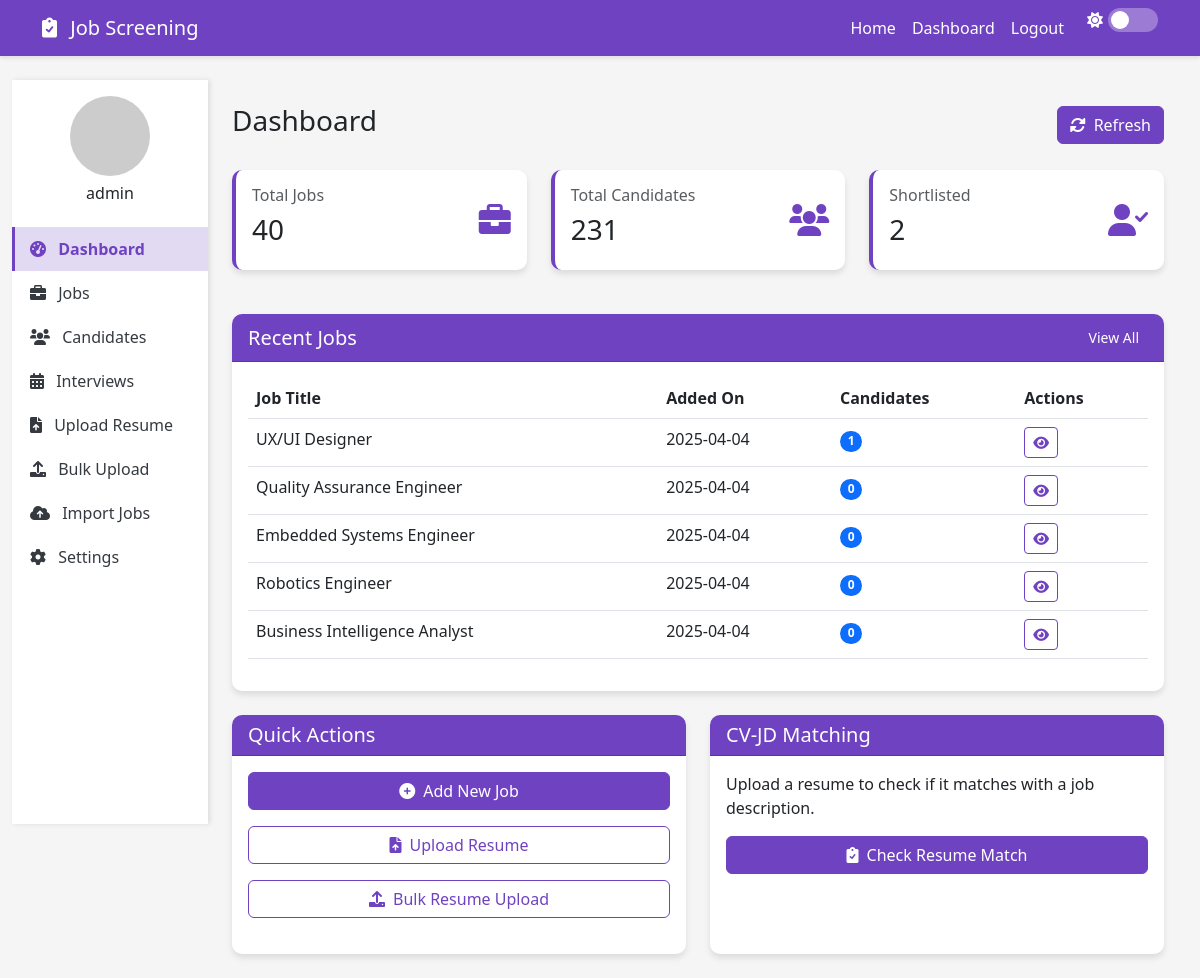
The page /dashboard (signed in) on the database its author committed.
### database.py (models this page shows, shortened)
class User(db.Model, UserMixin):
    id = db.Column(db.Integer, primary_key=True)
    username = db.Column(db.String(100), unique=True, nullable=False)
    email = db.Column(db.String(120), unique=True, nullable=False)
    password_hash = db.Column(db.String(200), nullable=False)
    is_admin = db.Column(db.Boolean, default=False)
    created_at = db.Column(db.DateTime, default=datetime.utcnow)

class Job(db.Model):
    id = db.Column(db.Integer, primary_key=True)
    title = db.Column(db.String(200), nullable=False)
    description = db.Column(db.Text, nullable=False)
    requirements = db.Column(db.Text, nullable=True)
    created_at = db.Column(db.DateTime, default=datetime.utcnow)
    created_by = db.Column(db.Integer, db.ForeignKey('user.id'))
    candidates = db.relationship('Candidate', backref='job', lazy=True)

### app.py (the view)
@app.route('/dashboard')
@login_required
def dashboard():
    jobs = Job.query.order_by(Job.created_at.desc()).all()
    total_jobs = len(jobs)
    candidates = Candidate.query.all()
    total_candidates = len(candidates)
    shortlisted = Candidate.query.filter_by(is_shortlisted=True).count()
    stats = {
        'total_jobs': total_jobs,
        'total_candidates': total_candidates,
        'shortlisted': shortlisted
    }
    return render_template('dashboard.html',
                          jobs=jobs,
                          total_jobs=total_jobs,
                          total_candidates=total_candidates,
                          shortlisted=shortlisted)

### app.py (called while the page is built)
@login_manager.user_loader
def load_user(user_id):
    return User.query.get(int(user_id))

### templates/dashboard.html (shortened to what this page needs)
{% extends "base.html" %}
{% block content %}
<div class="container-fluid">
    <div class="row">
        <div class="col-lg-2 col-md-3 px-0">
            <div class="sidebar py-3">
                <div class="text-center mb-4">
                    <img src="https://ui-avatars.com/api/?name={{ current_user.username }}&background=6f42c1&color=fff&size=128" alt="Profile" class="rounded-circle" width="80">
                    <h6 class="mt-2">{{ current_user.username }}</h6>
                </div>
                <a href="{{ url_for('dashboard') }}" class="sidebar-link active">
                    <i class="fas fa-tachometer-alt me-2"></i> Dashboard
                </a>
                <a href="{{ url_for('jobs') }}" class="sidebar-link">
                    <i class="fas fa-briefcase me-2"></i> Jobs
                </a>
                <a href="{{ url_for('candidates') }}" class="sidebar-link">
                    <i class="fas fa-users me-2"></i> Candidates
                </a>
                <a href="{{ url_for('interviews') }}" class="sidebar-link">
                    <i class="fas fa-calendar-alt me-2"></i> Interviews
                </a>
                <a href="{{ url_for('upload_resume') }}" class="sidebar-link">
                    <i class="fas fa-file-upload me-2"></i> Upload Resume
                </a>
                <a href="{{ url_for('upload_multiple') }}" class="sidebar-link">
                    <i class="fas fa-upload me-2"></i> Bulk Upload
                </a>
                <a href="{{ url_for('import_jobs') }}" class="sidebar-link">
                    <i class="fas fa-cloud-upload-alt me-2"></i> Import Jobs
                </a>
                <a href="{{ url_for('settings') }}" class="sidebar-link">
                    <i class="fas fa-cog me-2"></i> Settings
                </a>
            </div>
        </div>
        <div class="col-lg-10 col-md-9 ms-auto">
            <div class="container-fluid mt-4">
                <div class="d-flex justify-content-between align-items-center mb-4">
                    <h3>Dashboard</h3>
                    <button class="btn btn-primary">
                        <i class="fas fa-sync-alt me-2"></i>Refresh
                    </button>
                </div>
                <div class="row">
                    <div class="col-lg-4 col-md-6 mb-4">
                        <div class="card dashboard-card">
                            <div class="card-body d-flex justify-content-between align-items-center">
                                <div>
                                    <h6 class="text-muted">Total Jobs</h6>
                                    <h3>{{ total_jobs }}</h3>
                                </div>
                                <div class="dashboard-icon">
                                    <i class="fas fa-briefcase"></i>
                                </div>
                            </div>
                        </div>
                    </div>
                    <div class="col-lg-4 col-md-6 mb-4">
                        <div class="card dashboard-card">
                            <div class="card-body d-flex justify-content-between align-items-center">
                                <div>
                                    <h6 class="text-muted">Total Candidates</h6>
                                    <h3>{{ total_candidates }}</h3>
                                </div>
                                <div class="dashboard-icon">
                                    <i class="fas fa-users"></i>
                                </div>
                            </div>
                        </div>
                    </div>
                    <div class="col-lg-4 col-md-6 mb-4">
                        <div class="card dashboard-card">
                            <div class="card-body d-flex justify-content-between align-items-center">
                                <div>
                                    <h6 class="text-muted">Shortlisted</h6>
                                    <h3>{{ shortlisted }}</h3>
                                </div>
                                <div class="dashboard-icon">
                                    <i class="fas fa-user-check"></i>
                                </div>
                            </div>
                        </div>
                    </div>
                </div>
                <div class="card mb-4">
                    <div class="card-header d-flex justify-content-between align-items-center">
                        <h5 class="mb-0">Recent Jobs</h5>
                        <a href="{{ url_for('jobs') }}" class="btn btn-sm btn-primary">View All</a>
                    </div>
                    <div class="card-body">
                        <div class="table-responsive">
                            <table class="table table-hover">
                                <thead>
                                    <tr>
                                        <th>Job Title</th>
                                        <th>Added On</th>
                                        <th>Candidates</th>
                                        <th>Actions</th>
                                    </tr>
                                </thead>
                                <tbody>
                                    {% for job in jobs[:5] %}
                                    <tr>
                                        <td>{{ job.title }}</td>
                                        <td>{{ job.created_at.strftime('%Y-%m-%d') }}</td>
                                        <td>
                                            <span class="badge rounded-pill bg-primary">{{ job.candidates|length }}</span>
                                        </td>
                                        <td>
                                            <a href="{{ url_for('view_job', job_id=job.id) }}" class="btn btn-sm btn-outline-primary">
                                                <i class="fas fa-eye"></i>
                                            </a>
                                        </td>
                                    </tr>
                                    {% else %}
                                    <tr>
                                        <td colspan="4" class="text-center">No jobs added yet</td>
                                    </tr>
                                    {% endfor %}
                                </tbody>
                            </table>
                        </div>
                    </div>
                </div>
                <div class="row">
                    <div class="col-md-6 mb-4">
                        <div class="card h-100">
                            <div class="card-header">
                                <h5 class="mb-0">Quick Actions</h5>
                            </div>
                            <div class="card-body">
                                <div class="d-grid gap-3">
                                    <a href="{{ url_for('add_job') }}" class="btn btn-primary">
                                        <i class="fas fa-plus-circle me-2"></i>Add New Job
                                    </a>
                                    <a href="{{ url_for('upload_resume') }}" class="btn btn-outline-primary">
                                        <i class="fas fa-file-upload me-2"></i>Upload Resume
                                    </a>
                                    <a href="{{ url_for('upload_multiple') }}" class="btn btn-outline-primary">
                                        <i class="fas fa-upload me-2"></i>Bulk Resume Upload
                                    </a>
                                </div>
                            </div>
                        </div>
                    </div>
                    <div class="col-md-6 mb-4">
                        <div class="card h-100">
                            <div class="card-header">
                                <h5 class="mb-0">CV-JD Matching</h5>
                            </div>
                            <div class="card-body">
                                <p>Upload a resume to check if it matches with a job description.</p>
                                <form action="{{ url_for('upload_resume') }}" method="get">
                                    <div class="d-grid">
                                        <button type="submit" class="btn btn-primary">
                                            <i class="fas fa-clipboard-check me-2"></i>Check Resume Match
                                        </button>
                                    </div>
                                </form>
                            </div>
                        </div>
                    </div>
                </div>
            </div>
        </div>
    </div>
</div>
{% endblock %}

### templates/base.html (style rules this page uses)
:root { --primary-color: #6f42c1; --primary-light: #9a7ce3; --primary-dark: #5e35b1; --light-color: #f8f9fa; --dark-color: #343a40; }
body { font-family: 'Segoe UI', Tahoma, Geneva, Verdana, sans-serif; background-color: #f5f5f5; transition: background-color 0.3s ease, color 0.3s ease; }
.btn-primary { background-color: var(--primary-color); border-color: var(--primary-color); }
.btn-outline-primary { color: var(--primary-color); border-color: var(--primary-color); }
.card { border-radius: 10px; box-shadow: 0 4px 6px rgba(0, 0, 0, 0.1); margin-bottom: 20px; border: none; transition: background-color 0.3s ease, color 0.3s ease; }
.card-header { background-color: var(--primary-color); color: white; border-radius: 10px 10px 0 0 !important; }
.sidebar { background-color: white; min-height: calc(100vh - 56px); box-shadow: 2px 0 5px rgba(0, 0, 0, 0.1); transition: background-color 0.3s ease, color 0.3s ease; }
.sidebar-link { color: var(--dark-color); text-decoration: none; display: block; padding: 10px 15px; border-left: 3px solid transparent; transition: background-color 0.3s ease, color 0.3s ease; }
.sidebar-link.active { background-color: rgba(111, 66, 193, 0.2); color: var(--primary-color); border-left: 3px solid var(--primary-color); font-weight: bold; }
.dashboard-card { border-left: 4px solid var(--primary-color); }
.dashboard-icon { font-size: 2rem; color: var(--primary-color); }

### rows shown on the page
User: username "admin"
Job: title "UX/UI Designer", created_at "2025-04-04", candidates|length "1"
Job: title "Quality Assurance Engineer", created_at "2025-04-04", candidates|length "0"
Job: title "Embedded Systems Engineer", created_at "2025-04-04", candidates|length "0"
Job: title "Robotics Engineer", created_at "2025-04-04", candidates|length "0"
Job: title "Business Intelligence Analyst", created_at "2025-04-04", candidates|length "0"

### other values the page prints
{{ total_jobs }} "40"
{{ total_candidates }} "231"
{{ shortlisted }} "2"
